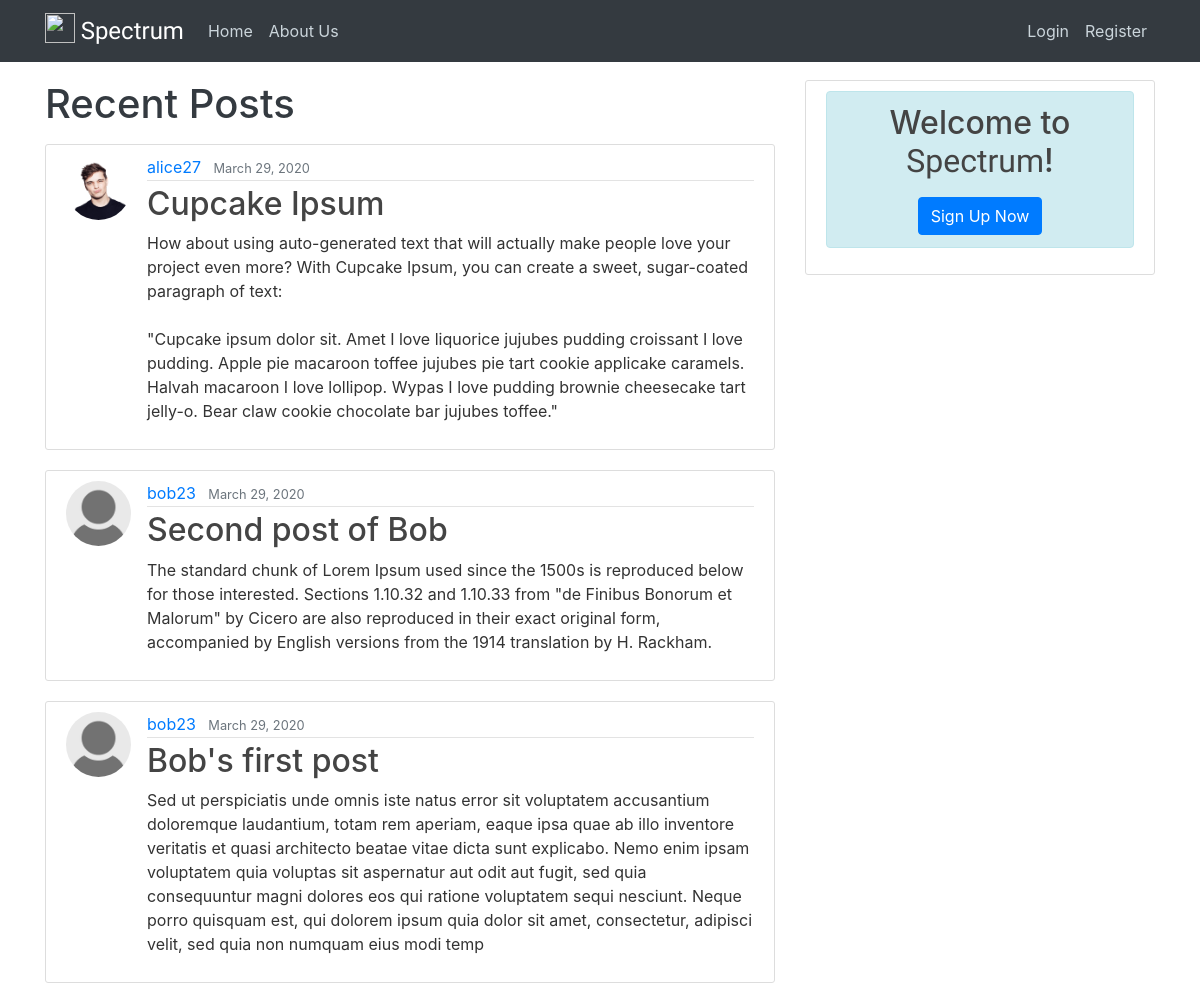
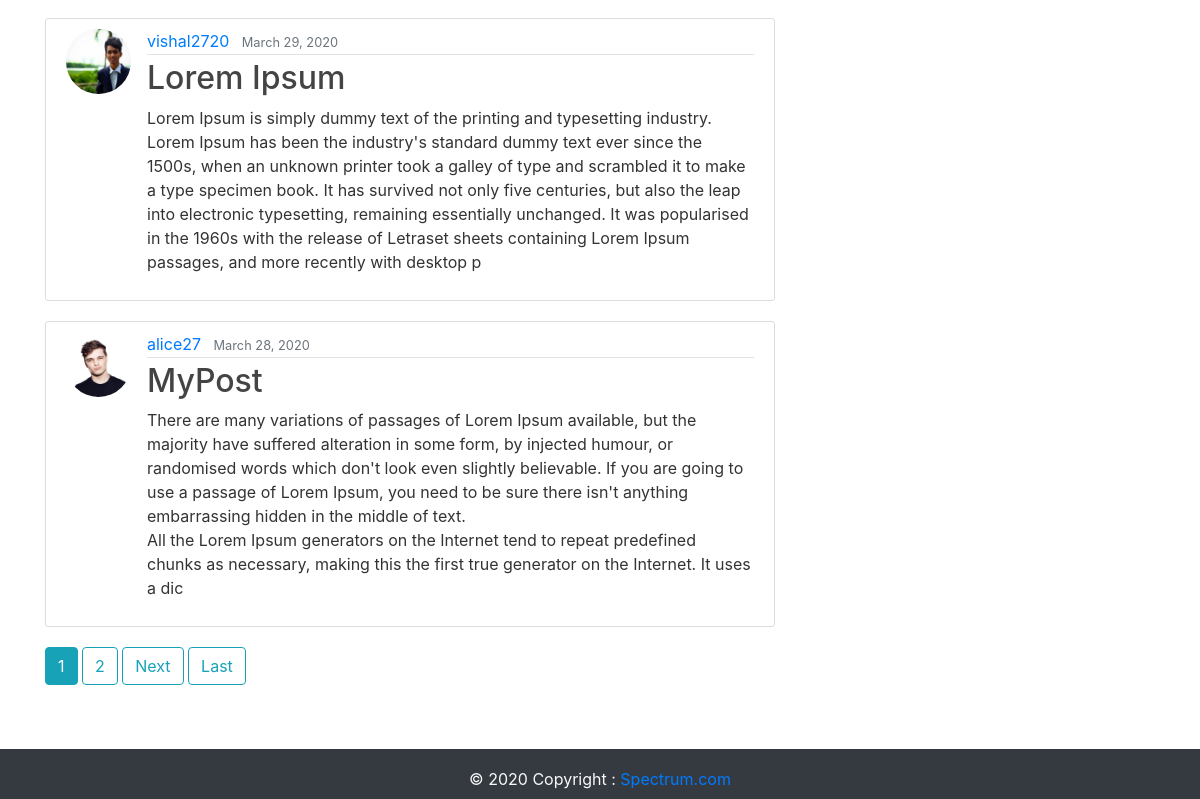
Before: / with the older database file (2 pictures, top to bottom).
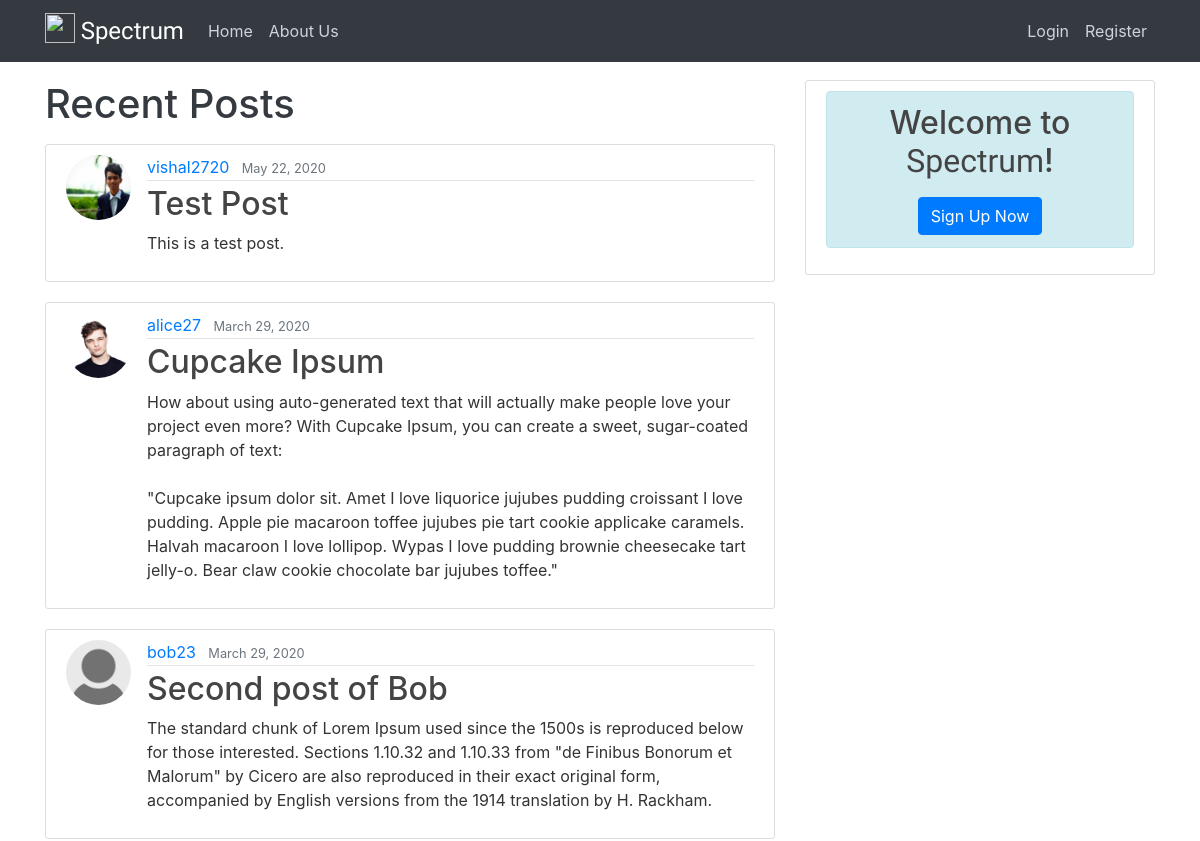
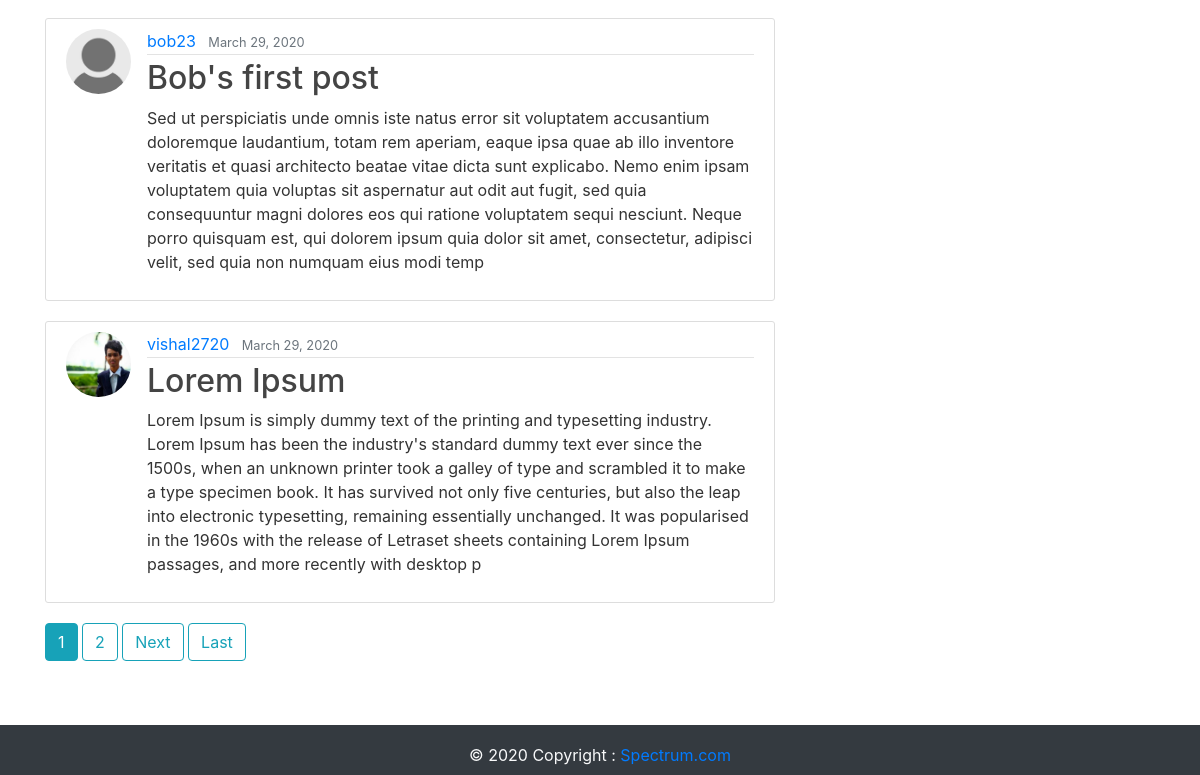
After: the same page with the newer database file (2 pictures, top to bottom).
### socialmedia/models.py (models this page shows, shortened)
class Post(models.Model):
    title = models.CharField(max_length=200)
    content = models.TextField()
    date_posted = models.DateTimeField(default=timezone.now)
    author = models.ForeignKey(User, on_delete=models.CASCADE)

### users/models.py (models this page shows, shortened)
class Profile(models.Model):
    user = models.OneToOneField(User, on_delete=models.CASCADE)
    image = models.ImageField(default='default.jpg',upload_to='profile_pics')

### socialmedia/views.py (the view)
# urls.py: path('', PostListView.as_view(), name='sm-home'),
class PostListView(ListView):
    model = Post
    template_name = 'socialmedia/home.html'
    context_object_name = 'posts'
    ordering = ['-date_posted']
    paginate_by = 5

### socialmedia/templates/socialmedia/home.html (shortened to what this page needs)
{% extends "socialmedia/base.html" %}
{% block content %}
  <h1 class="text-dark mb-3">Recent Posts</h1>
    {% for post in posts %}
        <article class="media content-section">
            <img class="rounded-circle article-img" src="{{ post.author.profile.image.url }}" alt="">
            <div class="media-body">
            <div class="article-metadata">
                <a class="mr-2" href="{% url 'user-posts' post.author.username %}">{{ post.author }}</a>
                <small class="text-muted">{{ post.date_posted|date:"F d, Y" }}</small>
            </div>
            <h2><a class="article-title" href="{% url 'post-detail' post.id %}">{{ post.title }}</a></h2>
            <p class="article-content">{{ post.content|slice:":500" }}</p>
            </div>
        </article>
    {% endfor %}
    {% if is_paginated %}
      {% for num in page_obj.paginator.page_range %}
        {% if page_obj.number == num %}
          <a class="btn btn-info mb-4" href="?page={{ num }}">{{ num }}</a>
        {% elif num > page_obj.number|add:'-3' and num < page_obj.number|add:'3' %}
          <a class="btn btn-outline-info mb-4" href="?page={{ num }}">{{ num }}</a>
        {% endif %}
      {% endfor %}
      {% if page_obj.has_next %}
        <a class="btn btn-outline-info mb-4" href="?page={{ page_obj.next_page_number }}">Next</a>
        <a class="btn btn-outline-info mb-4" href="?page={{ page_obj.paginator.num_pages }}">Last</a>
      {% endif %}
    {% endif %}
{% endblock content %}

### socialmedia/templates/socialmedia/base.html (shortened to what this page needs)
{% load static %}
<!DOCTYPE html>
<html lang="en">
<head>
    <link rel="stylesheet" href="https://maxcdn.bootstrapcdn.com/bootstrap/4.0.0/css/bootstrap.min.css">
    <link rel="stylesheet" type="text/css" href="{% static 'socialmedia/main.css' %}">
    <link rel="stylesheet" type="text/css" href="{% static 'socialmedia/footer.css' %}">
</head>
<body>
    <header class="site-header">
        <nav class="navbar navbar-expand-md navbar-dark bg-dark fixed-top">
        <div class="container">
            <a class="navbar-brand" href="{% url 'sm-home' %}">
              <img src="{% static 'socialmedia/logo.png' %}" width="30" height="30" class="d-inline-block align-top" alt="">
              <span style="font-family: 'Lobster', cursive;font-size: x-large">Spectrum</span>
            </a>
            <div class="collapse navbar-collapse" id="navbarToggle">
            <div class="navbar-nav mr-auto">
                <a class="nav-item nav-link" href="{%url 'sm-home' %}">Home</a>
                <a class="nav-item nav-link" href="{%url 'sm-about' %}">About Us</a>
            </div>
            <div class="navbar-nav">
              {% if user.is_authenticated %}
                <img class="rounded-circle mt-1" height=30 width=30 src="{{ user.profile.image.url }}">
                <a class="nav-item nav-link" href="{% url 'profile' %}">{{ user.username }}</a>
                <a class="nav-item nav-link" href="{% url 'logout' %}">Logout</a>
              {% else %}
                <a class="nav-item nav-link" href="{% url 'login' %}">Login</a>
                <a class="nav-item nav-link" href="{% url 'register' %}">Register</a>
              {% endif %}
            </div>
            </div>
        </div>
        </nav>
    </header>
    <main role="main" class="container">
        <div class="row">
          <div class="col-md-8">
            {% block content %}{% endblock %}
          </div>
          <div class="col-md-4">
            <div class="content-section">
              {% if user.is_authenticated %}
              <div class="alert alert-primary text-dark text-center" role="alert">
                  <h2>Hey there, {{ user.username }}!</h2>
              </div>
              <a class="btn btn-primary" href="{% url 'post-create' %}">Add a New Post</a>
              {% else %}
              <div class="alert alert-info text-dark text-center" role="alert">
               <h2> Welcome to <span style="font-family: 'Lobster', cursive;">Spectrum</span>!</h2>
               <a class="btn btn-primary mt-2" href="">Sign Up Now</a>
              </div>
              {% endif %}
            </div>
          </div>
        </div>
      </main>
      <footer class="footer">
        <div class="bg-dark text-center" style="width: 100%;" >
          <span class="text-light">© 2020 Copyright : </span>
          <a class="text-primary" href="{% url 'sm-home' %}">Spectrum.com</a>
        </div>
      </footer>
</body>
</html>

### socialmedia/static/socialmedia/main.css (style rules this page uses)
body { background: white; color: #333333; margin-top: 5rem; margin-bottom: 60px; }
h1, h2, h3, h4, h5, h6 { color: #444444; }
.site-header .navbar-nav .nav-link { color: #cbd5db; }
.content-section { background: #ffffff; padding: 10px 20px; border: 1px solid #dddddd; border-radius: 3px; margin-bottom: 20px; }
.article-title { color: #444444; }
.article-content { white-space: pre-line; }
.article-img { height: 65px; width: 65px; margin-right: 16px; }
.article-metadata { padding-bottom: 1px; margin-bottom: 4px; border-bottom: 1px solid #e3e3e3 }

### socialmedia/static/socialmedia/footer.css (style rules this page uses)
html { position: relative; min-height: 100%; }
body { margin-bottom: 50px; }
.footer { position: absolute; bottom: 0; width: 100%; height: 50px; line-height: 60px; background-color: #f5f5f5; }

Changed rows visible on the page:
no longer on this page (row unchanged): Post: author.profile.image (picture), author "alice27", date_posted "March 28, 2020", title "MyPost", content "There are many variations of passages of Lorem Ipsum available, but the majority have suffered alteration in some form, by injected humour, or randomised words which don't look even slightly believable. If you are going to use a passage of Lorem Ipsum, you need to be sure there isn't anything embarrassing hidden in the middle of text. All the Lorem Ipsum generators on the Internet tend to repeat predefined chunks as necessary, making this the first true generator on the Internet. It uses a dic"
added Post: author.profile.image (picture), author "vishal2720", date_posted "May 22, 2020", title "Test Post", content "This is a test post."
